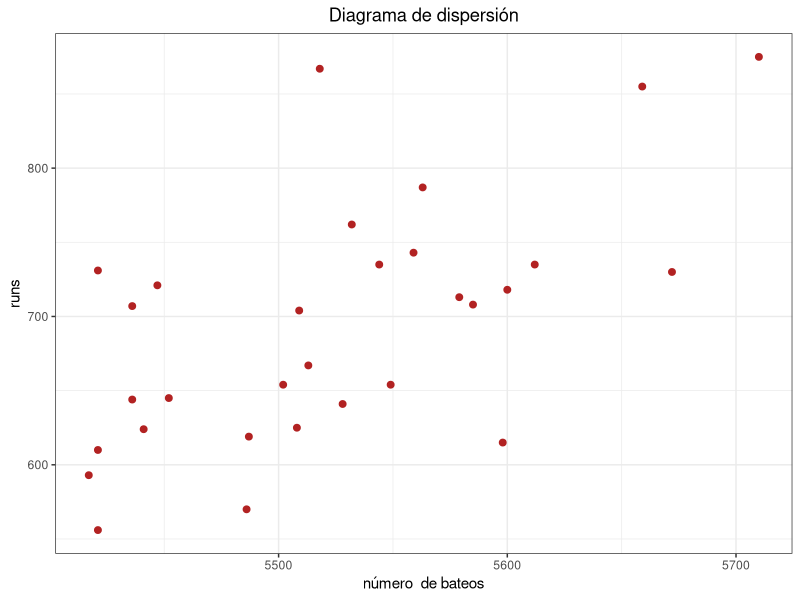
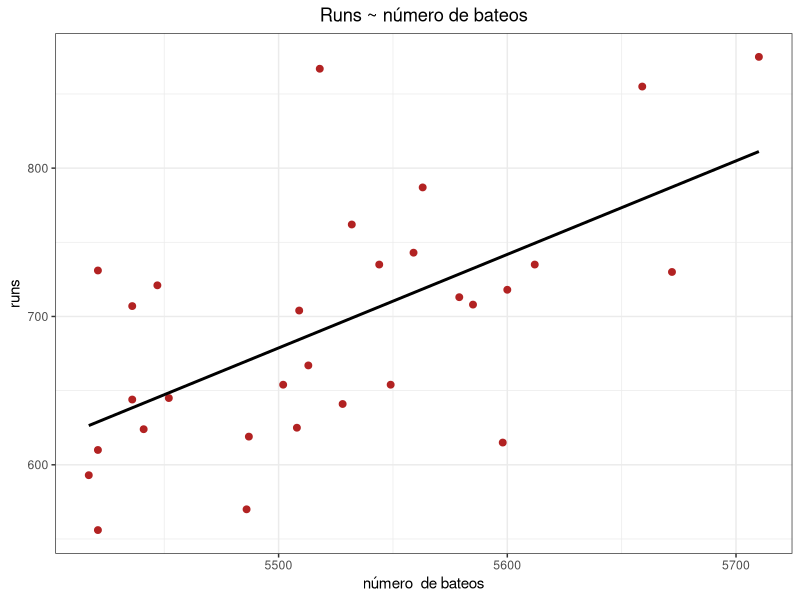
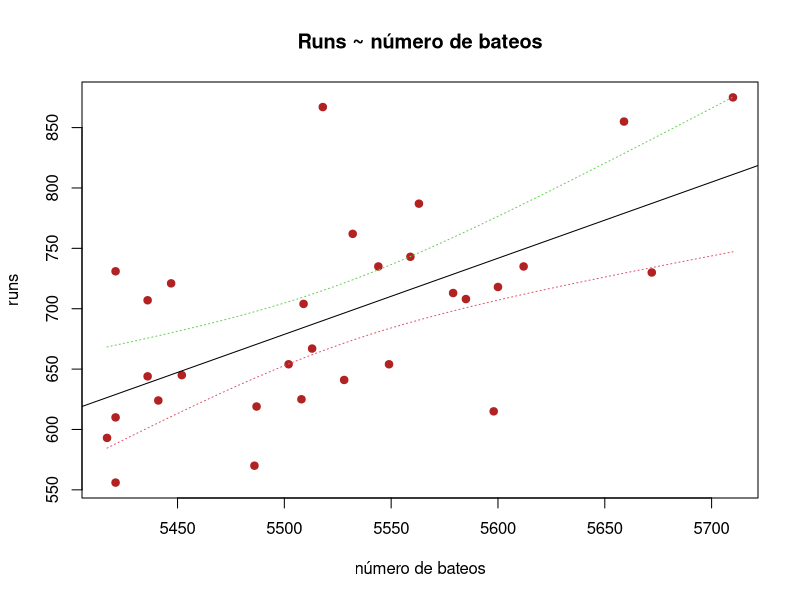
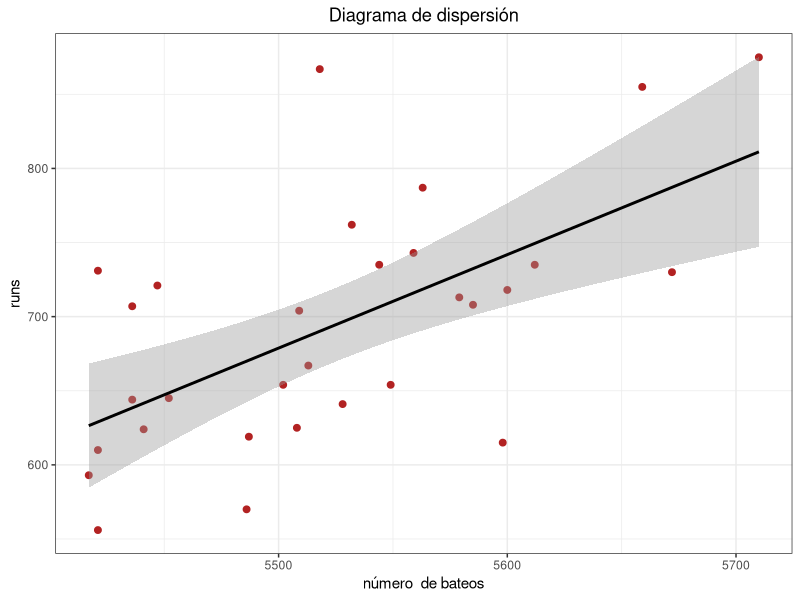
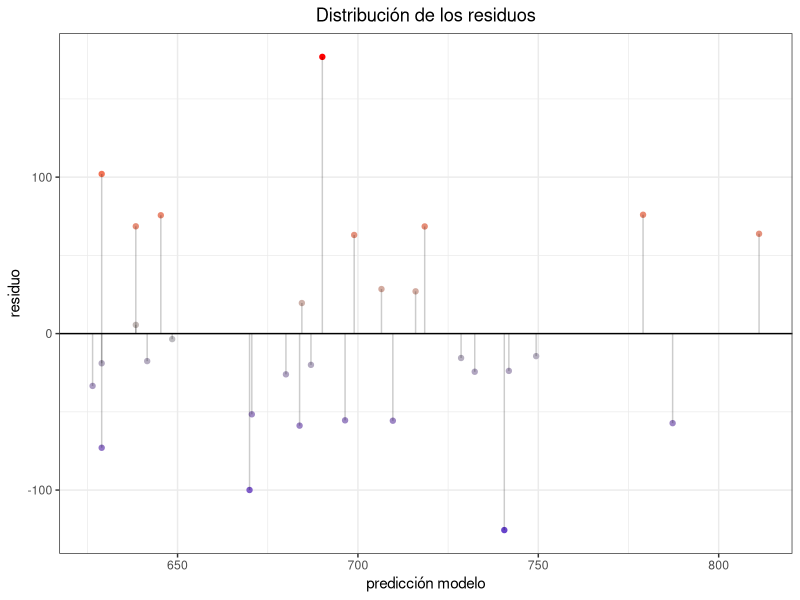
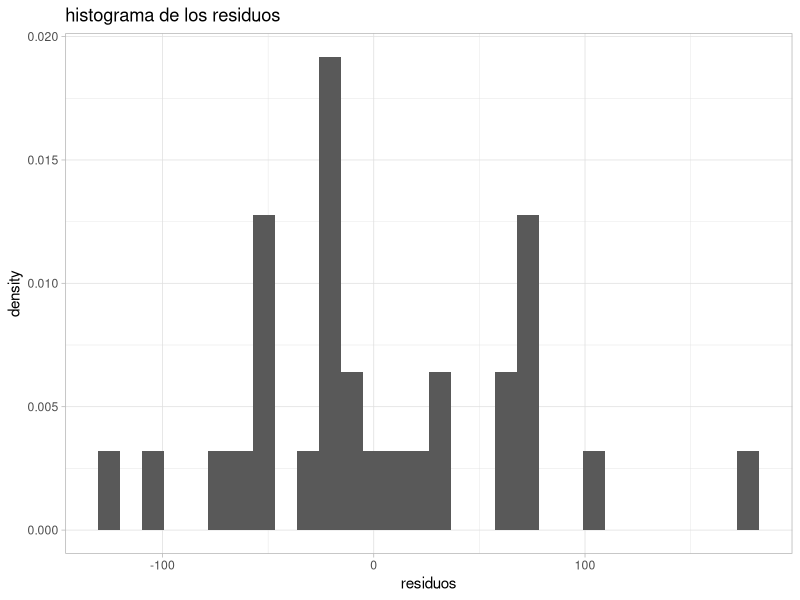
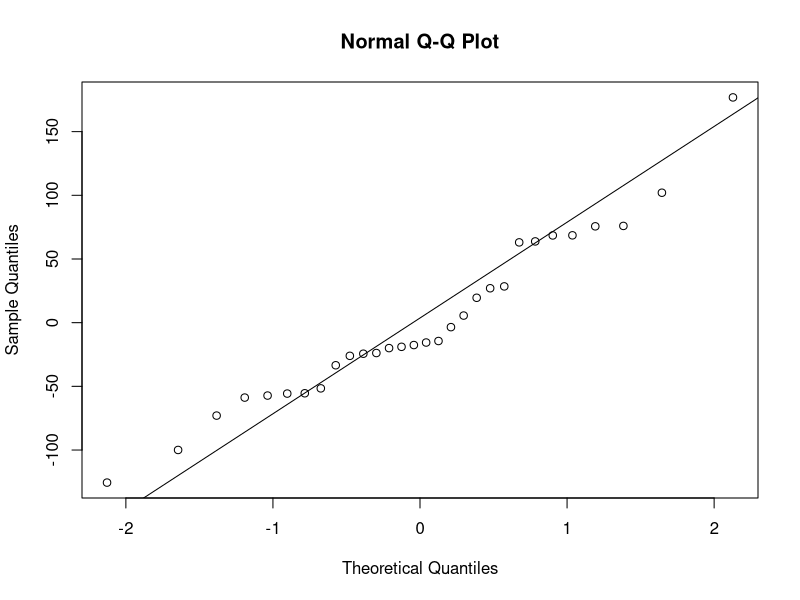
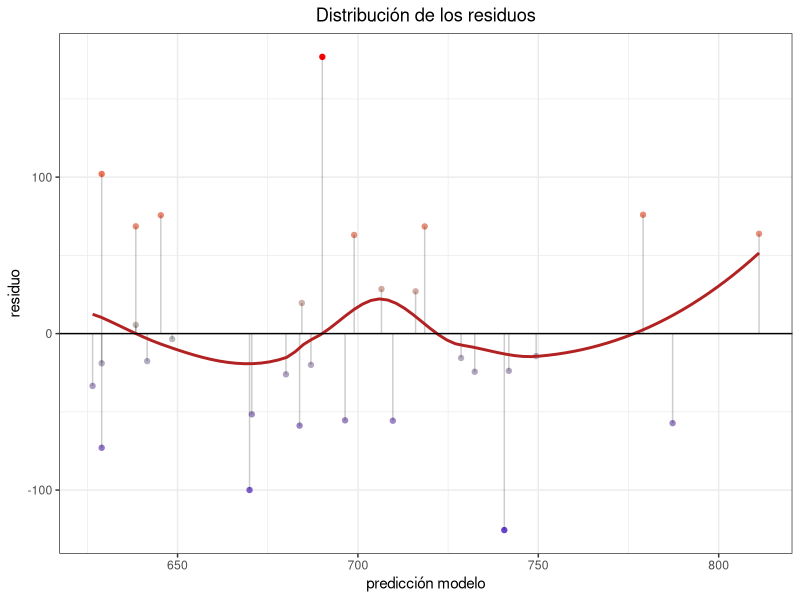

Write R code to recreate these figures, in order.
# Un analista de deportes quiere saber si existe una relación entre el número de bateos
# que realiza un equipo de béisbol y el número de runs que consigue. En caso de 
# existir y de establecer un modelo, podría predecir el resultado del partido.

equipos <- c("Texas","Boston","Detroit","Kansas","St.","New_S.","New_Y.",
             "Milwaukee","Colorado","Houston","Baltimore","Los_An.","Chicago",
             "Cincinnati","Los_P.","Philadelphia","Chicago","Cleveland","Arizona",
             "Toronto","Minnesota","Florida","Pittsburgh","Oakland","Tampa",
             "Atlanta","Washington","San.F","San.I","Seattle")

numero_bateos <- c(5659,  5710, 5563, 5672, 5532, 5600, 5518, 5447, 5544, 5598,
                   5585, 5436, 5549, 5612, 5513, 5579, 5502, 5509, 5421, 5559,
                   5487, 5508, 5421, 5452, 5436, 5528, 5441, 5486, 5417, 5421)

runs <- c(855, 875, 787, 730, 762, 718, 867, 721, 735, 615, 708, 644, 654, 735,
          667, 713, 654, 704, 731, 743, 619, 625, 610, 645, 707, 641, 624, 570,
          593, 556)

datos <- data.frame(equipos,numero_bateos,runs)
attach(datos)
head(datos)

# Verificar linealidad entre las variables mediante representacion grafica
require(ggplot2)
ggplot(data = datos, mapping = aes(x = numero_bateos, y = runs)) +
  geom_point(color = "firebrick", size = 2) +
  labs(title  =  'Diagrama de dispersión', x  =  'número  de bateos') +
  theme_bw() +
  theme(plot.title = element_text(hjust = 0.5))

cor.test(x = datos$numero_bateos, y = datos$runs, method = "pearson")

# El gráfico y el test de correlación muestran una relación lineal, de intensidad 
# considerable (r = 0.61) y significativa (p-value = 0.0003388). Tiene sentido 
# intentar generar un modelo de regresión lineal que permita predecir el número de
# runs en función del número de bateos del equipo. 

# Calcular el modelo de Regresion Lineal
modelo_lineal_beisbol <- lm(runs ~ numero_bateos, datos)
summary(modelo_lineal_beisbol)

#  La primera columna (Estimate) devuelve el valor estimado para los dos 
# parámetros de la ecuación del modelo lineal (β0^ y β1^) que equivalen a la 
# ordenada en el origen y la pendiente.

# Se muestran los errores estándar, el valor del estadístico t y el p-value 
# (dos colas) de cada uno de los dos parámetros. Esto permite determinar si los 
# parámetros son significativamente distintos de 0, es decir, que tienen 
# importancia en el modelo. En los modelos de regresión lineal simple, el 
# parámetro más informativo suele ser la pendiente.

# Para el modelo generado, tanto la ordenada en el origen como la pendiente son 
# significativas (p-values < 0.05).

#  El valor de R2 indica que el modelo calculado explica el 37.29% de la 
# variabilidad presente en la variable respuesta (runs) mediante la variable 
# independiente (número de bateos).

# El p-value obtenido en el test F (0.0003388) determina que sí es 
# significativamente superior la varianza explicada por el modelo en comparación
# a la varianza total. Es el parámetro que determina si el modelo es significativo
# y por lo tanto se puede aceptar.

#  El modelo lineal generado sigue la ecuación runs = -2789.2429 + 0.6305 bateos. 
# Por cada unidad que se incrementa el número de bateos, el número de runs aumenta 
# en promedio 0.6305 unidades.

# Intervalos de confianza para los parametros del modelo

confint(modelo_lineal_beisbol)

# Representacion grafica del modelo
ggplot(data = datos, mapping = aes(x = numero_bateos, y = runs)) +
  geom_point(color = "firebrick", size = 2) +
  labs(title  =  'Runs ~ número de bateos', x  =  'número  de bateos') +
  geom_smooth(method = "lm", se = FALSE, color = "black") +
  theme_bw() +
  theme(plot.title = element_text(hjust = 0.5))

# Además de la línea de mínimos cuadrados es recomendable incluir los límites 
# superior e inferior del intervalo de confianza. Esto permite identificar la 
# región en la que, según el modelo generado y para un determinado nivel de 
# confianza, se encuentra el valor promedio de la variable dependiente.

# Para poder representar el intervalo de confianza a lo largo de todo el modelo se
# recurre a la función  predict() para predecir valores que abarquen todo el eje X. 
# Se añaden al gráfico líneas formadas por los límites superiores e inferiores 
# calculados para cada predicción.

# Se genera una secuencia de valores x_i que abarquen todo el rango de las
# observaciones de la variable X
puntos <- seq(from = min(datos$numero_bateos), to = max(datos$numero_bateos),
              length.out = 100)

# Se predice el valor de la variable Y junto con su intervalo de confianza para
# cada uno de los puntos generados. En la función predict() hay que nombrar a 
# los nuevos puntos con el mismo nombre que la variable X del modelo.
# Devuelve una matriz.
limites_intervalo <- predict(object = modelo_lineal_beisbol,
                             newdata = data.frame(numero_bateos = puntos),
                             interval = "confidence", level = 0.95)
head(limites_intervalo,3)

# Finalmente se añaden al gráfico las líneas formadas por los límites
# superior e inferior.
plot(datos$numero_bateos, datos$runs, col = "firebrick", pch = 19, ylab = "runs",
     xlab = "número de bateos", main = 'Runs ~ número de bateos')
abline(modelo_lineal_beisbol, col = 1)
lines(x = puntos, y = limites_intervalo[,2],type = "l", col = 2, lty = 3)
lines(x = puntos, y = limites_intervalo[,3],type = "l", col = 3, lty = 3)

# La función geom_smooth() del paquete ggplot2 genera la regresión y su intervalo de forma directa.
ggplot(data = datos, mapping = aes(x = numero_bateos, y = runs)) +
  geom_point(color = "firebrick", size = 2) +
  labs(title  =  'Diagrama de dispersión', x  =  'número  de bateos') +
  geom_smooth(method = "lm", se = TRUE, color = "black") +
  theme_bw() +
  theme(plot.title = element_text(hjust = 0.5))

# Verificar condiciones para poder aceptar un modelo lineal 

# Relación lineal entre variable dependiente e independiente: 
# Se calculan los residuos para cada observación y se representan (scatterplot). 
# Si las observaciones siguen la línea del modelo, los residuos se deben 
# distribuir aleatoriamente entorno al valor 0.

#La función lm() calcula y almacena los valores predichos por el modelo y los residuos.
datos$prediccion <- modelo_lineal_beisbol$fitted.values
datos$residuos <- modelo_lineal_beisbol$residuals
head(datos)

ggplot(data = datos, aes(x = prediccion, y = residuos)) +
  geom_point(aes(color = residuos)) +
  scale_color_gradient2(low = "blue3", mid = "grey", high = "red") +
  geom_hline(yintercept = 0) +
  geom_segment(aes(xend = prediccion, yend = 0), alpha = 0.2) +
  labs(title = "Distribución de los residuos", x = "predicción modelo",
       y = "residuo") +
  theme_bw() +
  theme(plot.title = element_text(hjust = 0.5), legend.position = "none")

# Los residuos se distribuyen de forma aleatoria entorno al 0 por lo que se acepta la linealidad. 
#Distribución normal de los residuos: 
# Los residuos se deben distribuir de forma normal con media 0. Para comprobarlo 
# se recurre a histogramas, a los cuantiles normales o a un test de contraste de normalidad.

ggplot(data = datos, aes(x = residuos)) +
  geom_histogram(aes(y = ..density..)) +
  labs(title = "histograma de los residuos") +
  theme_light()

qqnorm(modelo_lineal_beisbol$residuals)
qqline(modelo_lineal_beisbol$residuals)
shapiro.test(modelo_lineal_beisbol$residuals)

# Tanto la representación gráfica como el contraste de hipótesis confirman la distribución normal de los residuos. 

# Varianza constante de los residuos (Homocedasticidad): 
# La variabilidad de los residuos debe de ser constante a lo largo del eje X. Un patrón cónico es indicativo de falta de homogeneidad en la varianza.

ggplot(data = datos, aes(x = prediccion, y = residuos)) +
  geom_point(aes(color = residuos)) +
  scale_color_gradient2(low = "blue3", mid = "grey", high = "red") +
  geom_segment(aes(xend = prediccion, yend = 0), alpha = 0.2) +
  geom_smooth(se = FALSE, color = "firebrick") +
  labs(title = "Distribución de los residuos", x = "predicción modelo",
       y = "residuo") +
  geom_hline(yintercept = 0) +
  theme_bw() +
  theme(plot.title = element_text(hjust = 0.5), legend.position = "none")

#Ni la representación gráfica ni el contraste de hipótesis muestran evidencias que haga sospechar falta de homocedasticidad. 

# Test de Breush-Pagan
install.packages("lmtest")
library(lmtest)
bptest(modelo_lineal_beisbol)

# Ni la representación gráfica ni el contraste de hipótesis muestran evidencias que haga sospechar falta de homocedasticidad.

# Autocorrelación de residuos: 
# Cuando se trabaja con intervalos de tiempo, es muy importante comprobar que no 
# existe aoutocorrelación de los residuos, es decir que son independientes. 
# Esto puede hacerse detectando visualmente patrones en la distribución de los 
# residuos cuando se ordenan según se han registrado o con el test de Durbin-Watson 
# dwt() del paquete Car.

ggplot(data = datos, aes(x = seq_along(residuos), y = residuos)) +
  geom_point(aes(color = residuos)) +
  scale_color_gradient2(low = "blue3", mid = "grey", high = "red") +
  geom_line(size = 0.3) +
  labs(title = "Distribución de los residuos", x = "index", y = "residuo") +
  geom_hline(yintercept = 0) +
  theme_bw() +
  theme(plot.title = element_text(hjust = 0.5), legend.position = "none")

# En este caso, la representación de los residuos no muestra ninguna tendencia. 
